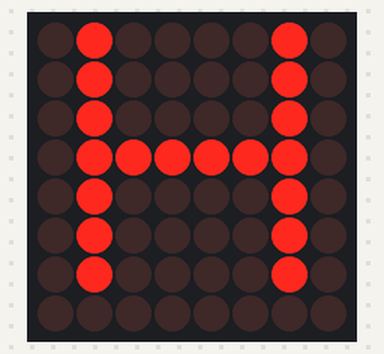
The sketch below on a simulated Arduino Uno, built with avr-gcc and run on an emulated ATmega328P. On the bench: 8×8 LED matrix.

Above: at 0.1 s.
At 0.8 s:
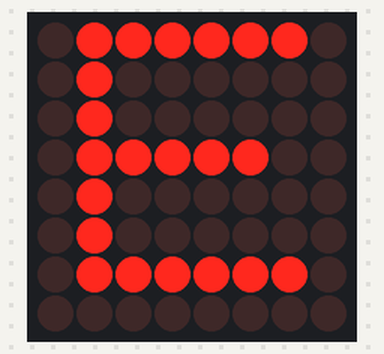
At 1.5 s:
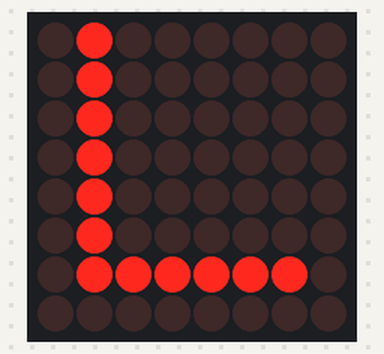
At 2.9 s:
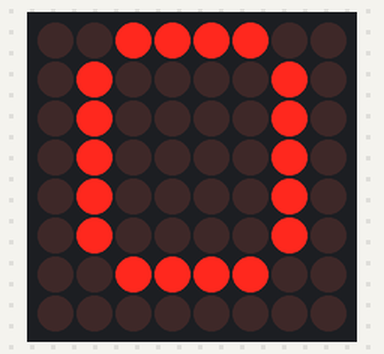
At 3.5 s:
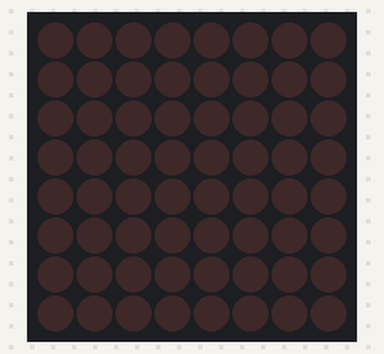

Measured:
- by itself, everything shown: repeats every 4.5 s, in 10 steps
- what the display in image 1 shows lasts 0.6 s, from 0.7 s to 1.3 s
- what the display in image 4 shows lasts 1.1 s, from 3.4 s to 4.5 s

The sketch:

changing-letters-_hello_-display.ino
```cpp
/*
 * Project: 8x8 LED Matrix - Animated Text
 * Description: Flashes the individual letters of "HELLO" sequentially
 * with brief pauses between characters to display a clear scrolling effect.
 */

#include <MD_MAX72xx.h>
#include <SPI.h>

#define HARDWARE_TYPE MD_MAX72XX::PAROLA_HW
#define MAX_DEVICES 1  // Single 8x8 matrix

#define DATA_PIN  11
#define CS_PIN    10
#define CLK_PIN   13

MD_MAX72XX mx = MD_MAX72XX(HARDWARE_TYPE, DATA_PIN, CLK_PIN, CS_PIN, MAX_DEVICES);

// 8x8 Bitmaps for 'H', 'E', 'L', 'O' (1 = ON, 0 = OFF)
const byte LETTER_H[8] = {
  B01000010,
  B01000010,
  B01000010,
  B01111110,
  B01000010,
  B01000010,
  B01000010,
  B00000000
};

const byte LETTER_E[8] = {
  B01111110,
  B01000000,
  B01000000,
  B01111100,
  B01000000,
  B01000000,
  B01111110,
  B00000000
};

const byte LETTER_L[8] = {
  B01000000,
  B01000000,
  B01000000,
  B01000000,
  B01000000,
  B01000000,
  B01111110,
  B00000000
};

const byte LETTER_O[8] = {
  B00111100,
  B01000010,
  B01000010,
  B01000010,
  B01000010,
  B01000010,
  B00111100,
  B00000000
};

// Helper function to load an 8x8 array onto device index 0
void showLetter(const byte letter[]) {
  mx.clear();
  for (int row = 0; row < 8; row++) {
    mx.setRow(0, row, letter[row]);
  }
}

void setup() {
  mx.begin();
  mx.control(MD_MAX72XX::INTENSITY, 5); // Brightness (0-15)
  mx.clear();
}

void loop() {
  showLetter(LETTER_H);
  delay(600); // Display 'H' for 600ms

  mx.clear();
  delay(100); //Brief pause between letters

  showLetter(LETTER_E);
  delay(600); // Display 'E'

  mx.clear();
  delay(100); //Brief pause between letters

  showLetter(LETTER_L);
  delay(600); // Display 1st 'L'

  mx.clear();
  delay(100); //Brief pause between letters

  showLetter(LETTER_L);
  delay(600); // Display 2nd 'L'

  mx.clear();
  delay(100); //Brief pause between letters

  showLetter(LETTER_O);
  delay(600); // Display 'O'

  mx.clear();
  delay(100); //Brief pause between letters

  mx.clear();
  delay(1000); // Brief pause before starting over
}
```
